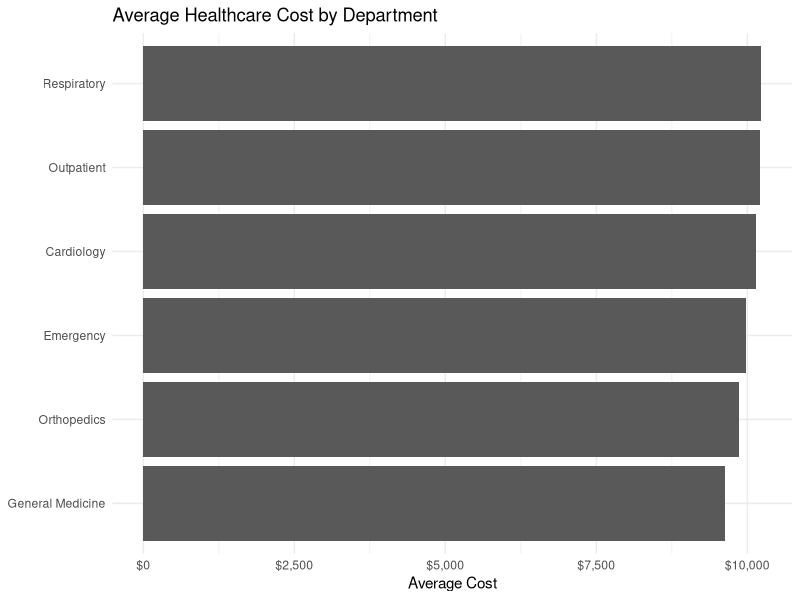
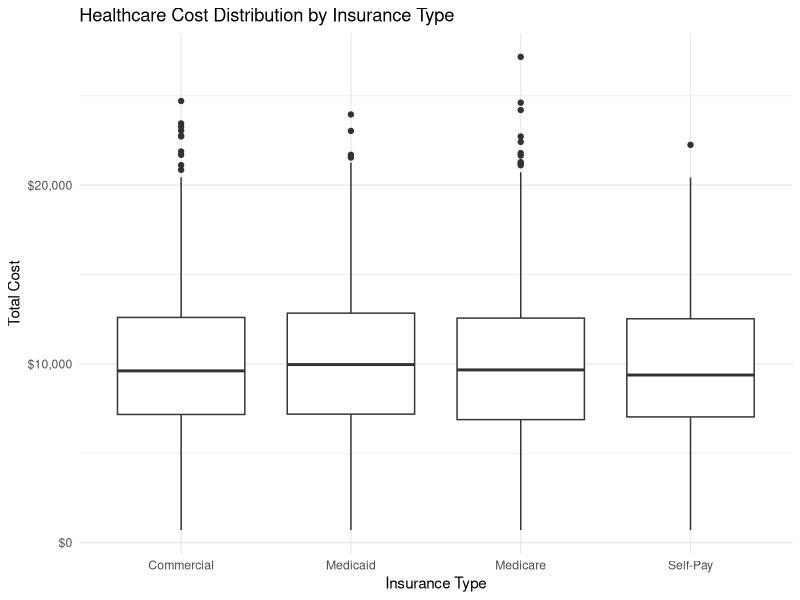
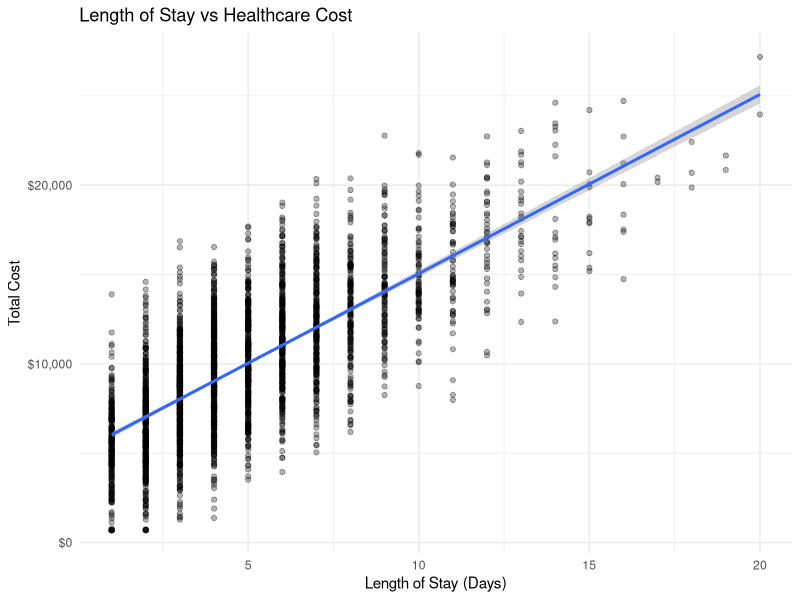

Write R code to recreate these figures, in order. (Note: this script raises an error after producing the figures.)
# Healthcare Cost Analysis using R
# Synthetic industry-style portfolio dataset

library(tidyverse)
library(scales)
library(caret)
library(randomForest)

healthcare <- read.csv("healthcare_cost_analysis_dataset.csv")
healthcare <- distinct(healthcare)

# Data quality
str(healthcare)
summary(healthcare)
colSums(is.na(healthcare))

# Feature engineering
healthcare <- healthcare %>%
  mutate(
    Age_Band = case_when(Age < 30 ~ "18-29", Age < 45 ~ "30-44",
                         Age < 60 ~ "45-59", TRUE ~ "60+"),
    Cost_Per_Day = Total_Cost_USD / Length_of_Stay_Days,
    High_Cost_Flag = if_else(
      Total_Cost_USD >= quantile(Total_Cost_USD, .75),
      "High Cost", "Standard Cost")
  )

# Executive KPIs
kpis <- healthcare %>% summarise(
  Patients=n(),
  Average_Cost=mean(Total_Cost_USD),
  Median_Cost=median(Total_Cost_USD),
  Average_LOS=mean(Length_of_Stay_Days),
  Readmission_Rate=mean(Readmission_30_Days=="Yes")*100,
  High_Cost_Rate=mean(High_Cost_Flag=="High Cost")*100
)
print(kpis)

# Department analysis
department_cost <- healthcare %>% group_by(Department) %>%
  summarise(Patients=n(),Total_Cost=sum(Total_Cost_USD),
            Average_Cost=mean(Total_Cost_USD),
            Average_LOS=mean(Length_of_Stay_Days)) %>%
  arrange(desc(Average_Cost))
print(department_cost)

ggplot(department_cost,aes(reorder(Department,Average_Cost),Average_Cost))+
  geom_col()+coord_flip()+scale_y_continuous(labels=dollar_format())+
  labs(title="Average Healthcare Cost by Department",x=NULL,y="Average Cost")+
  theme_minimal()

# Condition analysis
condition_cost <- healthcare %>% group_by(Primary_Condition) %>%
  summarise(Patients=n(),Average_Cost=mean(Total_Cost_USD),
            Median_Cost=median(Total_Cost_USD),
            Average_LOS=mean(Length_of_Stay_Days)) %>%
  arrange(desc(Average_Cost))
print(condition_cost)

# Insurance analysis
insurance_cost <- healthcare %>% group_by(Insurance_Type) %>%
  summarise(Patients=n(),Average_Cost=mean(Total_Cost_USD),
            Total_Cost=sum(Total_Cost_USD))
print(insurance_cost)

ggplot(healthcare,aes(Insurance_Type,Total_Cost_USD))+
  geom_boxplot()+scale_y_continuous(labels=dollar_format())+
  labs(title="Healthcare Cost Distribution by Insurance Type",
       x="Insurance Type",y="Total Cost")+theme_minimal()

# Length of stay vs cost
ggplot(healthcare,aes(Length_of_Stay_Days,Total_Cost_USD))+
  geom_point(alpha=.3)+geom_smooth(method="lm")+
  scale_y_continuous(labels=dollar_format())+
  labs(title="Length of Stay vs Healthcare Cost",
       x="Length of Stay (Days)",y="Total Cost")+theme_minimal()

# Readmission analysis
readmission_cost <- healthcare %>% group_by(Readmission_30_Days) %>%
  summarise(Patients=n(),Average_Cost=mean(Total_Cost_USD),
            Average_LOS=mean(Length_of_Stay_Days))
print(readmission_cost)

# Correlation
numeric_data <- healthcare %>% select(Age,Length_of_Stay_Days,
  Procedures_Count,Medication_Count,Followup_Visits,
  Total_Cost_USD,Claim_Amount_USD)
print(round(cor(numeric_data),2))

# Predictive modeling: high-cost classification
model_data <- healthcare %>% select(
  High_Cost_Flag,Age,Gender,Insurance_Type,Primary_Condition,
  Admission_Type,Department,Length_of_Stay_Days,
  Procedures_Count,Medication_Count,Followup_Visits)

set.seed(42)
idx <- createDataPartition(model_data$High_Cost_Flag,p=.80,list=FALSE)
train <- model_data[idx,]; test <- model_data[-idx,]

rf_model <- randomForest(High_Cost_Flag~.,data=train,ntree=300,importance=TRUE)
pred <- predict(rf_model,test)
print(confusionMatrix(pred,test$High_Cost_Flag,positive="High Cost"))
varImpPlot(rf_model,main="Variable Importance - High Cost Prediction")

# Export management summaries
write.csv(kpis,"executive_kpis.csv",row.names=FALSE)
write.csv(department_cost,"department_cost_summary.csv",row.names=FALSE)
write.csv(condition_cost,"condition_cost_summary.csv",row.names=FALSE)
write.csv(insurance_cost,"insurance_cost_summary.csv",row.names=FALSE)
